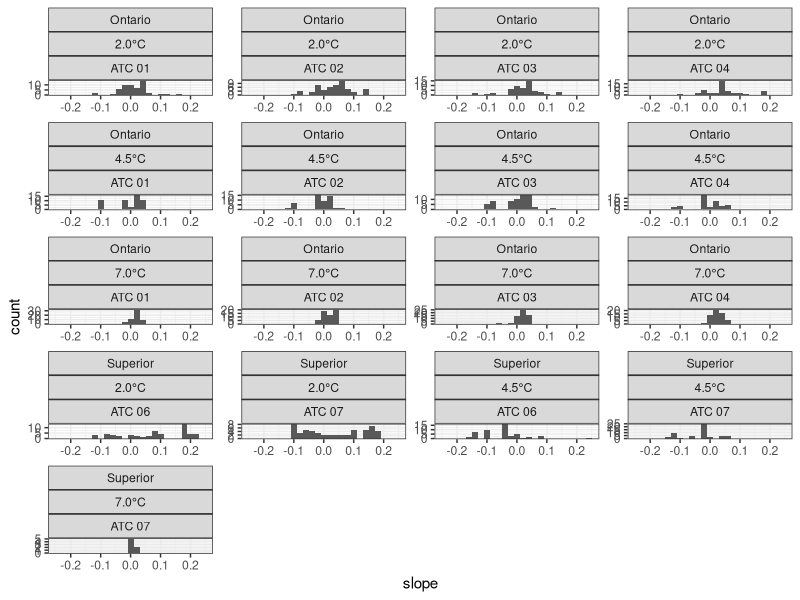

This figure's R source: (Note: this script raises an error after producing the figure.)
## ===========================================================
## Clear the environment first
## ===========================================================
rm(list = ls(all.names = TRUE))


## ===========================================================
## Load packages
## ===========================================================
library(dplyr)
library(readxl)
library(magrittr)
library(ggplot2)


## ===========================================================
## Load incubation temperature data
## ===========================================================
atc.2.0 <- read_excel("data/ATC/2020-Artedi-ATC.xlsx", sheet = "2.0-data")
atc.2.0.temp <- read_excel("data/ATC/2020-Artedi-ATC.xlsx", sheet = "2.0-temp")
atc.4.5 <- read_excel("data/ATC/2020-Artedi-ATC.xlsx", sheet = "4.5-data")
atc.4.5.temp <- read_excel("data/ATC/2020-Artedi-ATC.xlsx", sheet = "4.5-temp")
atc.7.0 <- read_excel("data/ATC/2020-Artedi-ATC.xlsx", sheet = "7.0-data")
atc.7.0.temp <- read_excel("data/ATC/2020-Artedi-ATC.xlsx", sheet = "7.0-temp")

atc <- bind_rows(atc.2.0, atc.4.5, atc.7.0) %>% 
  filter(include.utt != "n")

atc.temp <- bind_rows(atc.2.0.temp, atc.4.5.temp, atc.7.0.temp) %>% 
  select(-aclimation.temp, -temp.diff, -temp.adm)


## -----------------------------------------------------------
## Calculate means and std. error for each treatment
## -----------------------------------------------------------
atc.temp.slope <- do.call(rbind, lapply(1:nrow(atc), function(i) {
  atc.indiv <- atc[i,]
  
  start.time <- atc.indiv$end.time
  end.time <- start.time - 540
  pop <- atc.indiv$population
  trt <- atc.indiv$treatment
  tank <- atc.indiv$tank.id
  rearing <- atc.indiv$rearing.tank
  
  atc.indiv.temp <- atc.temp %>% filter(time <= start.time, time >= end.time,
                                        population == pop, treatment == trt, tank.id == tank) %>% 
    mutate(time = 1:10)
  
  atc.slope <- coef(lm(temp ~ time, data = atc.indiv.temp))[2]
  atc.roll.avg <- mean(atc.indiv.temp$temp)
  
  atc.slope.data <- data.frame(population = pop, treatment = trt, rearing.tank = rearing, tank.id = tank, indiv = i, time = start.time, slope = atc.slope, mean10 = atc.roll.avg)
}))


ggplot(atc.temp.slope, aes(x = slope)) +
  geom_histogram(binwidth = 0.02) +
  theme_bw() +
  facet_wrap(population ~ treatment + tank.id, scales = 'free', ncol = 4) +
  scale_x_continuous(limits = c(-0.25, 0.25))

ggsave("figures/atc/atc-slope-hist.png", width = 13, height = 15, dpi = 300)





atc.temp.summary <- atc.temp.slope %>% group_by(population, rearing.tank, treatment) %>% 
  summarize(mean.ct = mean(mean10),
            sd.ct = sd(mean10),
            n = n(),
            se.ct = sd.ct/sqrt(n)) %>% 
  mutate(replicate.rearing = substr(rearing.tank, (nchar(rearing.tank)+1)-1, nchar(rearing.tank)),
         replicate.rearing = ifelse(population == "Ontario", paste0("LO-", replicate.rearing), paste0("LS-", replicate.rearing))) %>% 
  bind_rows(data.frame(population = c("Ontario", "Ontario", "Superior"),
                       replicate.rearing = c("LO-1", "LO-2", "LS-1"),
                       treatment = factor(rep("9.0°C", 3)),
                       mean.ct = rep(0, 3),
                       sd.ct = rep(0, 3),
                       n = rep(0, 3),
                       se.ct = rep(0, 3)))


ggplot(atc.temp.summary, aes(x = replicate.rearing, y = mean.ct, color = population, shape = population)) +
  geom_point(size = 4, position = position_dodge(width = 0.9)) +
  geom_errorbar(aes(ymin = mean.ct-se.ct, ymax = mean.ct+se.ct),
                width = 0.3, size = 0.9, position = position_dodge(0.9)) +
  geom_text(aes(label = paste0("n=", n), y = 23.05), position = position_dodge(0.9), size = 4, color = "black", vjust = 'bottom') +
  scale_y_continuous(limits = c(23, 26.5), expand = c(0, 0)) +
  scale_color_manual(labels = c("L. Ontario    ", "L. Superior"), 
                     values = c("#fc8d59", "#91bfdb")) +
  scale_shape_manual(values = c(16, 15), labels = c("L. Ontario    ", "L. Superior")) +
  labs(y = expression("Mean "~CT[max]*" (°C ± SE)"), x = 'Replicate Tank') +
  theme_bw() +
  theme(axis.title.x = element_text(color = "Black", size = 22, margin = margin(10, 0, 0, 0)),
        axis.title.y = element_text(color = "Black", size = 22, margin = margin(0, 10, 0, 0)),
        axis.text.x = element_text(size = 16),
        axis.text.y = element_text(size = 18),
        axis.ticks.length = unit(1.5, "mm"),
        legend.title = element_blank(),
        legend.text = element_text(size = 20),
        legend.key.size = unit(1.0, 'cm'),
        legend.position = "top",
        strip.text = element_text(size = 15),
        plot.margin = unit(c(5, 5, 5, 5), 'mm')) +
  facet_wrap(~treatment, nrow = 1)




